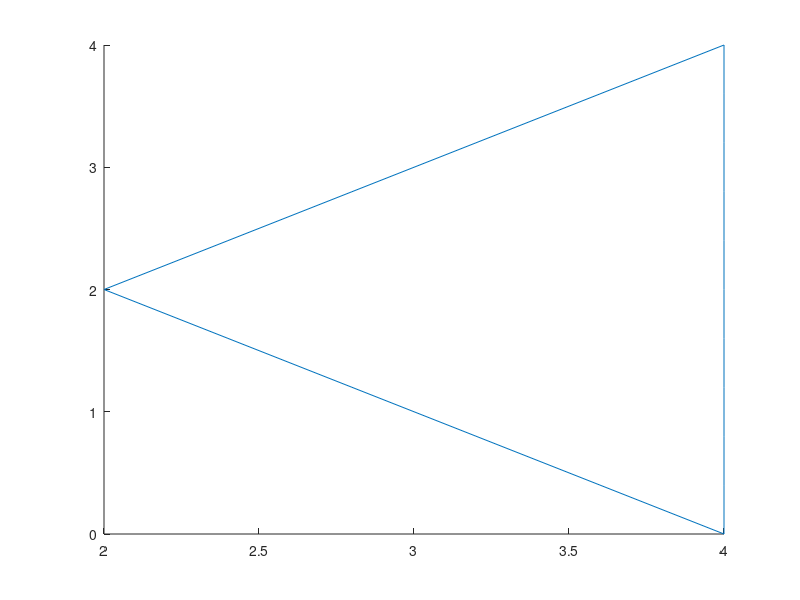

The MATLAB script that drew this image:
clear all, close all, clc;

%% triangle creater
xmin = 0;
xmax = 4;
ymin = 0;
ymax = 4;

Npoints = 10;
ystep = ymax/Npoints;
xstep = xmax/Npoints;

y(1) = 0;
x(1) = 4;
i = 2;
y_count = 0;
x_count = 4;

%straight line
while i <= (Npoints+1)
    x(i) = xmax;
    y_count = y_count + ystep;
    y(i) = y_count;
    i=i+1;
end

% i = 1;
% going down till y = 2
while i <= (1.5*Npoints)+1
    x_count = x_count-xstep;
    x(i) = x_count;
    y_count = y_count - ystep;
    y(i) = y_count;
    i= i+1;
end
% 
% % goint back to initial point
while i <= (2*Npoints)+1
    x_count = x_count+xstep;
    x(i) = x_count;
    y_count = y_count - ystep;
    y(i) = y_count;
    i= i+1;
end

%% making a nice plot
figure(1)
hold on 
plot(x,y)